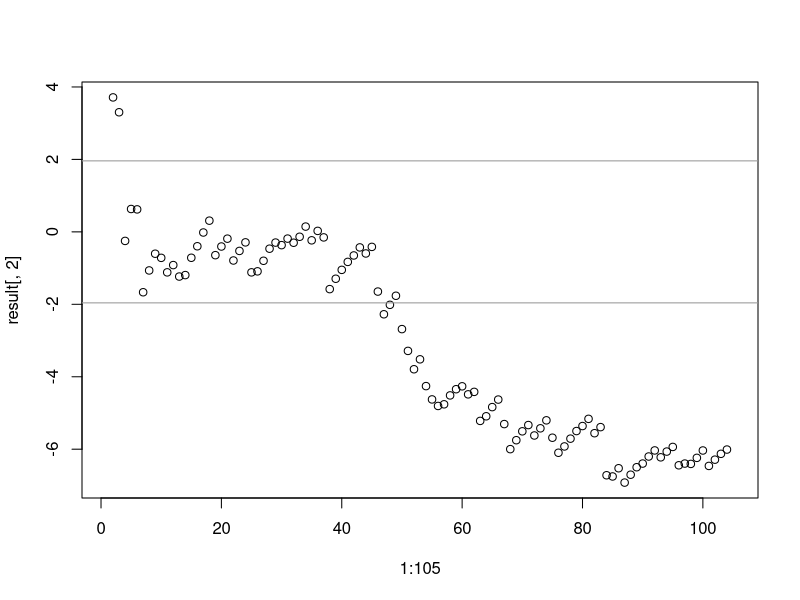

Write R code to recreate this figure.
HMP<-read.table(file="data/data2.csv", header=TRUE, sep=",")
head(HMP)
dim(HMP)
si=0
ssm=0
y=HMP
result<-matrix(nrow = 105,ncol=2)
for(i in 2:105){
  si<-0
  for(j in 1:i){
    si<-si+y[j,2]
  }
  ssm<-y[1,2]
  for(m in 2:i-1){
    for(j in 1:m){
      ssm<-ssm+y[j,2]
    }
  }
  result[i,2]<-((1/(i-1))*ssm - si/2)/(si*sqrt(1/(12*(i - 1))))
  print(result[i,2])
}
#print(y[,2])
plot(1:105, result[,2])
abline(h = 1.96,,col = "gray60")
abline(h = -1.96, col = "gray60")
